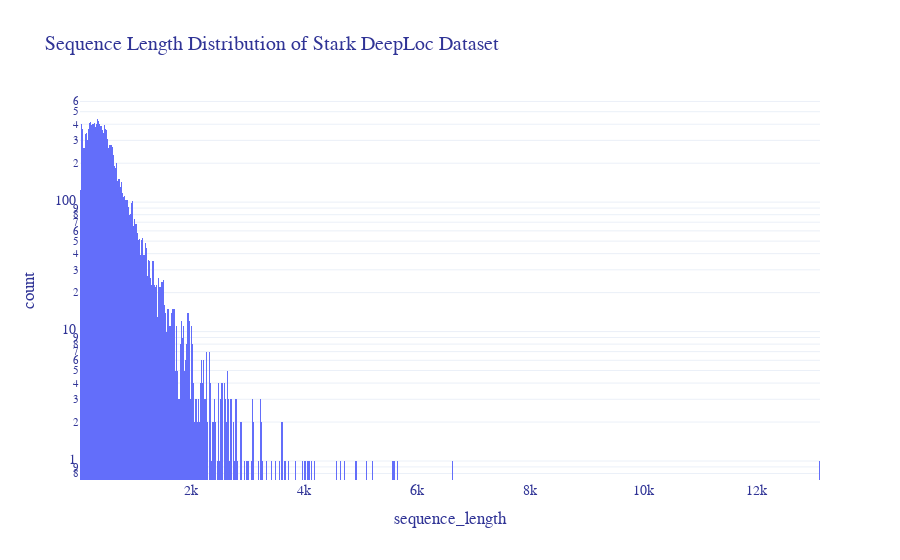

Source (notebook cell):
### Code cell
fig = px.histogram(df_stark_deeploc, x='sequence_length', title='Sequence Length Distribution of Stark DeepLoc Dataset',
                   # log scale for y-acis
                     log_y=True)
fig.update_layout(
    font=dict(color="#303496", family="Arial, sans-serif", size=14),
    template='plotly_white',
)
fig.show()

### Figure 1 — Plotly figure (JSON) as saved in the notebook; plotly's stock layout.template omitted (floating-point values rounded to 4 significant figures; data arrays with more than 128 entries replaced by an {"elided": "..."} marker saying what was removed)
{"data": [{"alignmentgroup": "True", "bingroup": "x", "hovertemplate": "sequence_length=%{x}<br>count=%{y}<extra></extra>", "legendgroup": "", "marker": {"color": "#636efa", "pattern": {"shape": ""}}, "name": "", "offsetgroup": "", "orientation": "v", "showlegend": false, "type": "histogram", "x": {"elided": "14004 int values"}, "xaxis": "x", "yaxis": "y"}], "layout": {"barmode": "relative", "font": {"color": "#303496", "family": "Arial, sans-serif", "size": 14}, "legend": {"tracegroupgap": 0}, "title": {"text": "Sequence Length Distribution of Stark DeepLoc Dataset"}, "xaxis": {"anchor": "y", "domain": [0, 1], "title": {"text": "sequence_length"}}, "yaxis": {"anchor": "x", "domain": [0, 1], "title": {"text": "count"}, "type": "log"}}}
